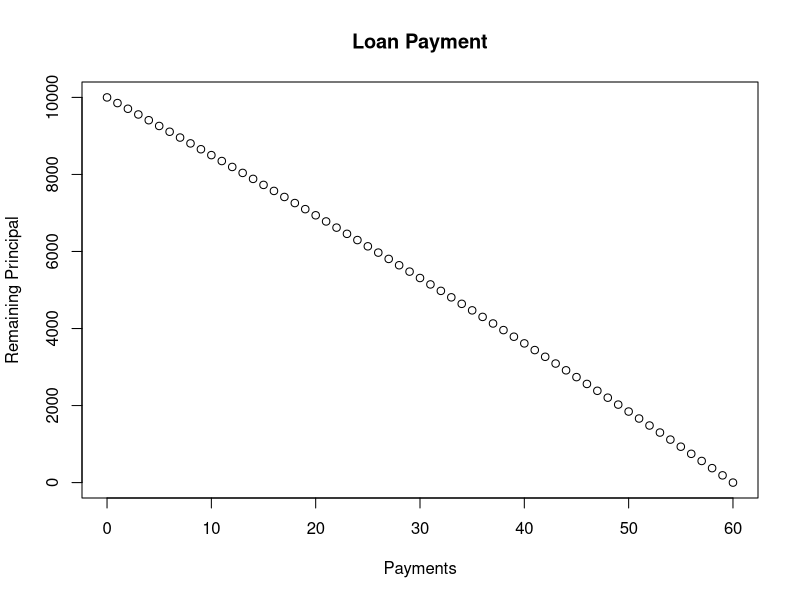
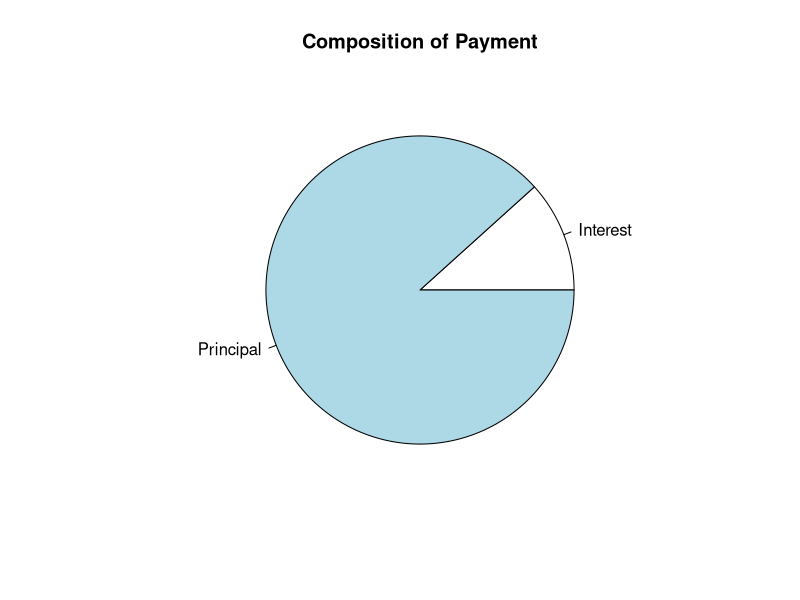

Here is the R script that generated these plots, in order:
### French Loan ###

# uses nominal rate in unitary terms (i.e: 0.01)
# term in years

loan <- function(principal, rate, term) {
  monthly_rate <- rate / 12
  total_payments <- term * 12
  payment <- principal * (monthly_rate / (1 - (1 + monthly_rate)^(-total_payments)))
  
  results <- data.frame(Payment_Number = c(0, 1:total_payments), 
                        Payment = c(0, round(rep(payment, total_payments), 3)), 
                        Principal_Paid = c(0, numeric(total_payments)), 
                        Interest_Paid = c(0, numeric(total_payments)), 
                        Principal_Remaining = c(principal, numeric(total_payments)))
  
  for (i in 1:total_payments) {
    results$Interest_Paid[i+1] <- round(principal * monthly_rate, 3)
    results$Principal_Paid[i+1] <- round(payment - results$Interest_Paid[i+1], 3)
    principal <- principal - results$Principal_Paid[i+1]
    results$Principal_Remaining[i+1] <- round(principal, 3)
  }
  
  tolerance <- 0.1
  results$Principal_Remaining[results$Principal_Remaining < tolerance] <- 0
  
  return(results)
  
}

# example: one loan

(loan_table <- loan(10000,0.05,5))

# chart of remaining principal

plot(y=loan_table$Principal_Remaining,
     x=loan_table$Payment_Number,'b',
     xlab='Payments',ylab='Remaining Principal',main='Loan Payment')

#chart of payment composition

slices <- c(sum(loan_table$Interest_Paid),sum(loan_table$Principal_Paid))

etq <- c('Interest','Principal')

pie(slices,labels = etq, main = 'Composition of Payment')

# example: several loans

# data frame with principals, rates and terms

loans_data <- data.frame(principal = c(1000, 2000, 3000), 
                    rate = c(0.05, 0.06, 0.07), 
                    term = c(5, 4, 3))

loan_tables <- lapply(1:nrow(loans_data), function(i) {
  loan(loans_data$principal[i], loans_data$rate[i], loans_data$term[i])
})

names(loan_tables) <- paste0("Loan", 1:nrow(loans_data))




